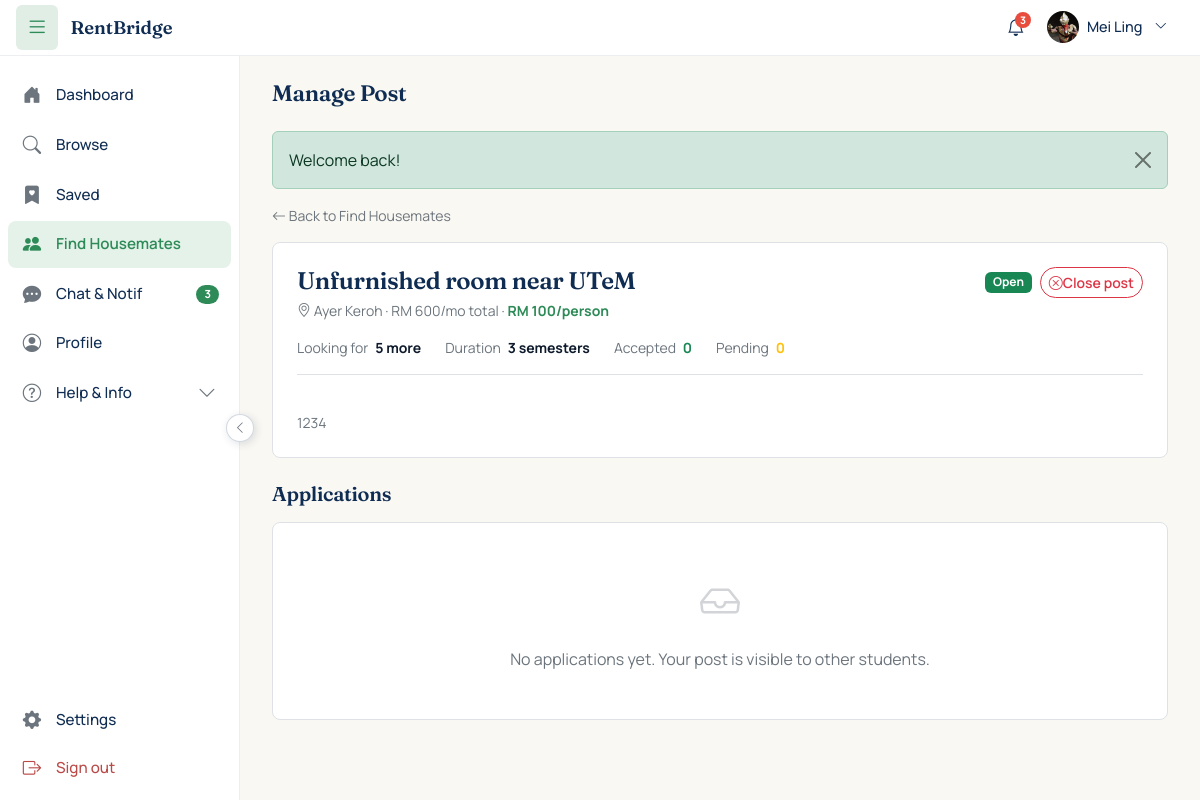
The app's page /student/manage_post.php?id=2 (signed in) with its own data.
### tables this page shows
CREATE TABLE `students` (
  `user_id` int(11) NOT NULL,
  `full_name` varchar(150) NOT NULL,
  `preferred_name` varchar(50) NOT NULL DEFAULT '',
  `avatar_path` varchar(255) DEFAULT NULL,
  `matric_no` varchar(20) NOT NULL,
  `ic_no` varchar(20) NOT NULL DEFAULT '',
  `university` varchar(80) NOT NULL DEFAULT 'UTeM',
  `phone` varchar(20) NOT NULL,
  `allow_whatsapp` tinyint(1) NOT NULL DEFAULT 0,
  `looking_for_housing` tinyint(1) NOT NULL DEFAULT 0,
  `housing_pref_city` varchar(80) DEFAULT NULL,
  `housing_pref_max_rent` decimal(8,2) DEFAULT NULL,
  `housing_pref_move_in` date DEFAULT NULL,
  `housing_bio` varchar(255) DEFAULT NULL
);

CREATE TABLE `properties` (
  `id` int(11) NOT NULL,
  `landlord_id` int(11) NOT NULL,
  `title` varchar(150) NOT NULL,
  `property_type` enum('room','studio','whole_unit') NOT NULL,
  `address` text NOT NULL,
  `city` varchar(80) NOT NULL,
  `postcode` varchar(10) NOT NULL,
  `state` varchar(50) NOT NULL DEFAULT 'Melaka',
  `latitude` decimal(10,7) DEFAULT NULL,
  `longitude` decimal(10,7) DEFAULT NULL,
  `maps_url` varchar(500) DEFAULT NULL,
  `monthly_rent` decimal(8,2) NOT NULL,
  `deposit` decimal(8,2) NOT NULL DEFAULT 0.00,
  `description` text DEFAULT NULL,
  `facilities` text DEFAULT NULL,
  `furnishing` enum('none','partial','full') NOT NULL DEFAULT 'partial',
  `status` enum('pending_approval','available','reserved','rented','hidden','rejected') NOT NULL DEFAULT 'pending_approval',
  `assigned_agent_id` int(11) DEFAULT NULL,
  `agent_assigned_at` timestamp NULL DEFAULT NULL,
  `agent_status` enum('pending','inspecting','accepted','rejected','timeout') DEFAULT NULL,
  `inspection_completed_at` datetime DEFAULT NULL,
  `inspection_scheduled_at` datetime DEFAULT NULL,
  `inspection_access_method` varchar(50) DEFAULT NULL,
  `inspection_access_detail` text DEFAULT NULL,
  `assignment_round` int(11) NOT NULL DEFAULT 0,
  `viewing_mode` enum('landlord_led','agent_led','either') NOT NULL DEFAULT 'either',
  `agent_verified_at` timestamp NULL DEFAULT NULL,
  `agent_verified_by` int(11) DEFAULT NULL,
  `created_at` timestamp NOT NULL DEFAULT current_timestamp(),
  `updated_at` timestamp NOT NULL DEFAULT current_timestamp() ON UPDATE current_timestamp()
);

CREATE TABLE `co_tenancy_posts` (
  `id` int(11) NOT NULL,
  `poster_id` int(11) NOT NULL,
  `property_id` int(11) NOT NULL,
  `title` varchar(150) DEFAULT NULL COMMENT 'optional headline, defaults to property title',
  `message` text NOT NULL COMMENT 'why they want housemates, lifestyle preferences',
  `housemates_needed` int(11) NOT NULL DEFAULT 1 COMMENT 'how many more co-tenants wanted',
  `semesters_needed` tinyint(3) UNSIGNED NOT NULL DEFAULT 1 COMMENT 'How many semesters the poster intends to rent (1-6)',
  `status` enum('open','filled','cancelled','expired') NOT NULL DEFAULT 'open',
  `created_at` timestamp NOT NULL DEFAULT current_timestamp(),
  `updated_at` timestamp NOT NULL DEFAULT current_timestamp() ON UPDATE current_timestamp(),
  `group_conversation_id` int(11) DEFAULT NULL
);

### includes/auth.php (called while the page is built, shortened)
<?php
require_once __DIR__ . '/../config/database.php';
function e(?string $value): string {
    return htmlspecialchars($value ?? '', ENT_QUOTES | ENT_HTML5, 'UTF-8');
}
function get_flash(): ?array {
    $f = $_SESSION['flash'];
    return $f;
}
function current_user_id(): ?int {
    return $_SESSION['user_id'] ?? null;
}

### includes/partners.php (called while the page is built, shortened)
<?php
require_once __DIR__ . '/auth.php';
function get_post_applications(int $postId, int $posterId): array {
    $pdo = db();
    $stmt = $pdo->prepare("SELECT id FROM co_tenancy_posts WHERE id = ? AND poster_id = ?");
    $stmt->execute([$postId, $posterId]);
    $stmt = $pdo->prepare("
        SELECT cta.*,
               s.full_name      AS applicant_name,
               s.preferred_name AS applicant_nick,
               s.matric_no,
               s.housing_bio,
               s.housing_pref_city,
               s.housing_pref_max_rent
          FROM co_tenancy_applications cta
          JOIN students s ON s.user_id = cta.applicant_id
         WHERE cta.post_id = ?
         ORDER BY
           FIELD(cta.status, 'pending','accepted','rejected'),
           cta.created_at ASC
    ");
    $stmt->execute([$postId]);
    return $stmt->fetchAll();
}

### config/database.php (called while the page is built, shortened)
<?php
function db(): PDO {
    static $pdo = null;
    if ($pdo === null) {
        try {
            $pdo = new PDO(
                "mysql:host=" . DB_HOST . ";dbname=" . DB_NAME . ";charset=utf8mb4",
                DB_USER,
                DB_PASS,
                [
                    PDO::ATTR_ERRMODE            => PDO::ERRMODE_EXCEPTION,
                    PDO::ATTR_DEFAULT_FETCH_MODE => PDO::FETCH_ASSOC,
                    PDO::ATTR_EMULATE_PREPARES   => false,
                ]
            );
        } catch (PDOException $e) {
            die('Database connection failed: ' . $e->getMessage());
        }
    }
    return $pdo;
}

### includes/chat.php (called while the page is built, shortened)
<?php
require_once __DIR__ . '/auth.php';
function unread_message_count(int $userId): int {
    $stmt = db()->prepare("
        SELECT COUNT(*) FROM messages m
          JOIN conversations c ON c.id = m.conversation_id
         WHERE (c.user_a = ? OR c.user_b = ?
                OR c.id IN (SELECT conversation_id FROM conversation_participants WHERE user_id = ?))
           AND m.sender_id != ?
           AND m.read_at IS NULL
    ");
    $stmt->execute([$userId, $userId, $userId, $userId]);
    return (int)$stmt->fetchColumn();
}
function chat_unread_total(int $userId): int {
    return unread_message_count($userId);
}

### student/manage_post.php (the view, shortened to what this page needs)
<?php
require_once __DIR__ . '/../includes/auth.php';
require_once __DIR__ . '/../includes/partners.php';
$pdo = db();
$userId = current_user_id();
$postId = (int)($_GET['id'] ?? 0);
$stmt = $pdo->prepare("SELECT * FROM co_tenancy_posts WHERE id = ? AND poster_id = ?");
$stmt->execute([$postId, $userId]);
$post = $stmt->fetch();
$stmt = $pdo->prepare("SELECT title, city, monthly_rent FROM properties WHERE id = ?");
$stmt->execute([$post['property_id']]);
$property = $stmt->fetch();
$applications = get_post_applications($postId, $userId);
$perPerson    = (float)($property['monthly_rent'] ?? 0) / max(1, (int)$post['housemates_needed'] + 1);
$acceptedCount = count(array_filter($applications, fn($a) => $a['status'] === 'accepted'));
$pendingCount  = count(array_filter($applications, fn($a) => $a['status'] === 'pending'));
$pageTitle = 'Manage Post';
$activeNav = 'partners';
?>
<p class="small mb-3">
    <a href="/rentbridge/student/partners.php" class="text-secondary text-decoration-none">
        <i class="bi bi-arrow-left"></i> Back to Find Housemates
    </a>
</p>
<div class="bg-white border rounded-3 p-4 mb-4">
    <div class="d-flex justify-content-between align-items-start mb-3">
        <div>
            <h4 class="mb-1"><?= e($property['title'] ?? 'Your post') ?></h4>
            <div class="text-secondary small">
                <i class="bi bi-geo-alt"></i> <?= e($property['city'] ?? '') ?>
                · RM <?= number_format((float)($property['monthly_rent'] ?? 0)) ?>/mo total
                · <strong class="text-emerald">RM <?= number_format($perPerson) ?>/person</strong>
            </div>
        </div>
        <div class="d-flex align-items-center gap-2">
            <?php
            $statusColors = ['open' => 'success', 'filled' => 'primary', 'cancelled' => 'secondary', 'expired' => 'secondary'];
            $statusColor  = $statusColors[$post['status']] ?? 'secondary';
            ?>
            <span class="badge bg-<?= $statusColor ?>">
                <?= ucfirst($post['status']) ?>
            </span>
            <?php if ($post['status'] === 'open'): ?>
            <form method="POST" class="d-inline">
                <button type="submit" class="btn btn-sm btn-outline-danger"
                        onclick="return confirm('Close this post?');">
                    <i class="bi bi-x-circle"></i> Close post
                </button>
            </form>
            <?php endif; ?>
        </div>
    </div>
    <div class="d-flex gap-4 small flex-wrap">
        <div>
            <span class="text-secondary">Looking for</span>
            <strong class="ms-1"><?= (int)$post['housemates_needed'] ?> more</strong>
        </div>
        <div>
            <span class="text-secondary">Duration</span>
            <strong class="ms-1"><?= (int)($post['semesters_needed'] ?? 1) ?> semester<?= ($post['semesters_needed'] ?? 1) > 1 ? 's' : '' ?></strong>
        </div>
        <div>
            <span class="text-secondary">Accepted</span>
            <strong class="ms-1 text-success"><?= $acceptedCount ?></strong>
        </div>
        <div>
            <span class="text-secondary">Pending</span>
            <strong class="ms-1 text-warning"><?= $pendingCount ?></strong>
        </div>
    </div>
    <?php if (!empty($post['message'])): ?>
    <div class="mt-3 pt-3 border-top small text-secondary" style="white-space:pre-line;">
        <?= e($post['message']) ?>
    </div>
    <?php endif; ?>
</div>
<h5 class="mb-3">
    Applications
</h5>
<?php if (empty($applications)): ?>
<div class="bg-white border rounded-3 p-5 text-center text-secondary">
    <i class="bi bi-inbox" style="font-size:2.5rem; opacity:0.3;"></i>
    <p class="mt-3 mb-0">No applications yet. Your post is visible to other students.</p>
</div>
<?php endif; ?>
<?php
$pageContent = ob_get_clean();
require __DIR__ . '/../includes/student_layout.php';

### includes/student_layout.php (shortened to what this page needs)
<?php
require_once __DIR__ . '/auth.php';
require_once __DIR__ . '/chat.php';
$pageTitle     = $pageTitle     ?? 'Student';
$activeNav     = $activeNav     ?? '';
$pageTabs      = $pageTabs      ?? [];
$pageContent   = $pageContent   ?? '';
$userId = current_user_id();
$pdo = db();
$stmt = $pdo->prepare("SELECT preferred_name, full_name FROM students WHERE user_id = ?");
$stmt->execute([$userId]);
$me = $stmt->fetch() ?: [];
$myName = ($me['preferred_name'] ?? '') ?: ($me['full_name'] ?? 'User');
$unreadChat = chat_unread_total($userId);
$stmt = $pdo->prepare("SELECT COUNT(*) FROM notifications WHERE user_id = ? AND is_read = 0");
$stmt->execute([$userId]);
$unreadNotif = (int)$stmt->fetchColumn();
$totalUnread = $unreadChat + $unreadNotif;
?>
<!DOCTYPE html>
<html lang="en">
<head>
    <link href="https://cdn.jsdelivr.net/npm/bootstrap@5.3.3/dist/css/bootstrap.min.css" rel="stylesheet">
    <link href="https://cdn.jsdelivr.net/npm/bootstrap-icons@1.11.3/font/bootstrap-icons.min.css" rel="stylesheet">
    <link href="/rentbridge/assets/css/style.css" rel="stylesheet">
    <link href="/rentbridge/assets/css/student.css" rel="stylesheet">
</head>
<body class="student-body">
<header class="user-topbar">
    <button type="button"
            class="topbar-toggle"
            id="sidebarToggle"
            data-tooltip="Hide sidebar"
            aria-label="Toggle sidebar">
        <i class="bi bi-list"></i>
    </button>
    <a href="/rentbridge/student/dashboard.php" class="topbar-brand">        <span class="topbar-name">RentBridge</span></a>
<div class="topbar-right">
    <?php require_once __DIR__ . '/notifications_bell.php'; ?>
    <div class="topbar-user-menu dropdown">
        <button class="topbar-user-btn dropdown-toggle"
                type="button"
                data-bs-toggle="dropdown"
                aria-expanded="false">
            <?php
            require_once __DIR__ . '/avatar.php';
            $_avatarPath = get_avatar_path($userId, 'student');
            render_avatar($_avatarPath, $myName, 32);
            ?>
            <span class="topbar-user-name d-none d-md-inline">
                <?= e($myName) ?>
            </span>
            <i class="bi bi-chevron-down small ms-1 d-none d-md-inline"></i>
        </button>
    </div>
</div></header>
<div class="user-shell">
    <aside class="user-sidebar" id="userSidebar">
        <nav class="sidebar-nav">
            <a href="/rentbridge/student/dashboard.php"
            class="sidebar-link <?= $activeNav === 'dashboard' ? 'active' : '' ?>">
                <i class="bi bi-house-door-fill"></i>
                <span class="sidebar-label">Dashboard</span>
            </a>
            <a href="/rentbridge/listings.php"
            class="sidebar-link <?= $activeNav === 'browse' ? 'active' : '' ?>">
                <i class="bi bi-search"></i>
                <span class="sidebar-label">Browse</span>
            </a>
            <a href="/rentbridge/saved.php"            class="sidebar-link <?= $activeNav === 'saved' ? 'active' : '' ?>">
                <i class="bi bi-bookmark-heart-fill"></i>
                <span class="sidebar-label">Saved</span>
            </a>
            <a href="/rentbridge/student/partners.php"
            class="sidebar-link <?= $activeNav === 'partners' ? 'active' : '' ?>">
                <i class="bi bi-people-fill"></i>
                <span class="sidebar-label">Find Housemates</span>
            </a>
            <a href="/rentbridge/chat.php"
            class="sidebar-link <?= $activeNav === 'chat' ? 'active' : '' ?>">
                <i class="bi bi-chat-dots-fill"></i>
                <span class="sidebar-label">Chat &amp; Notif</span>
                <?php if ($totalUnread > 0): ?>
                    <span class="sidebar-badge"><?= $totalUnread > 9 ? '9+' : $totalUnread ?></span>
                <?php endif; ?>
            </a>
            <a href="/rentbridge/student/profile.php"
            class="sidebar-link <?= $activeNav === 'profile' ? 'active' : '' ?>">
                <i class="bi bi-person-circle"></i>
                <span class="sidebar-label">Profile</span>
            </a>
            <div class="sidebar-collapsible">
                <button class="sidebar-link sidebar-collapsible-toggle"
                        data-collapse-target="helpMenu" type="button">
                    <i class="bi bi-question-circle"></i>
                    <span class="sidebar-label">Help &amp; Info</span>
                    <i class="bi bi-chevron-down sidebar-chevron"></i>
                </button>
            </div>
        </nav>
        <div class="sidebar-footer">
            <a href="/rentbridge/student/profile.php"
               class="sidebar-link <?= $activeNav === 'profile' ? 'active' : '' ?>">
                <i class="bi bi-gear-fill"></i>
                <span class="sidebar-label">Settings</span>
            </a>
            <a href="/rentbridge/auth/logout.php" class="sidebar-link sidebar-logout">
                <i class="bi bi-box-arrow-right"></i>
                <span class="sidebar-label">Sign out</span>
            </a>
        </div>
    </aside>
    <button type="button" class="sidebar-edge-btn" id="sidebarEdgeBtn" aria-label="Toggle sidebar">
        <i class="bi bi-chevron-left"></i>
    </button>
    <main class="user-main">
        <div class="user-content">
            <?php if (empty($pageTabs) && ($showPageTitle ?? true)): ?>
                <div class="user-page-header-noTabs">
                    <h1 class="user-page-title-inline"><?= e($pageTitle) ?></h1>
                </div>
            <?php endif; ?>
            <?php $flash = get_flash(); if ($flash): ?>
                <div class="alert alert-<?= e($flash['type']) ?> alert-dismissible fade show">
                    <?= e($flash['message']) ?>
                    <button type="button" class="btn-close" data-bs-dismiss="alert"></button>
                </div>
            <?php endif; ?>
            <?= $pageContent ?>
        </div>
    </main>
</div>
</body>
</html>

### includes/avatar.php (shortened to what this page needs)
<?php
require_once __DIR__ . '/auth.php';
function get_avatar_path(int $userId, string $role): ?string {
    $tableMap = [
        'student'  => 'students',
        'landlord' => 'landlords',
        'agent'    => 'agents',
    ];
    $pdo = db();
    $stmt = $pdo->prepare("SELECT avatar_path FROM {$tableMap[$role]} WHERE user_id = ?");
    $stmt->execute([$userId]);
    return $stmt->fetchColumn() ?: null;
}
function render_avatar(?string $avatarPath, string $name, int $sizePx = 44, string $bgColor = '#E4F2EA'): void {
    if (!empty($avatarPath)) {
        ?>
        <img src="/rentbridge/<?= e($avatarPath) ?>"
             alt="<?= e($name) ?>"
             style="width:<?= $sizePx ?>px; height:<?= $sizePx ?>px;
                    border-radius:50%; object-fit:cover; flex-shrink:0;">
        <?php
    }
}

### records on screen
students: avatar_path (placeholder picture), preferred_name "Mei Ling"
properties: title "Unfurnished room near UTeM", city "Ayer Keroh", monthly_rent "600", monthly_rent.housemates_needed "100"
co_tenancy_posts: status "Open", housemates_needed "5", semesters_needed "3", message "1234"

### other values on screen
min($_nb_total, 99) "3"
$totalUnread "3"
$pageTitle "Manage Post"
$flash['message'] "Welcome back!"
$acceptedCount "0"
$pendingCount "0"
